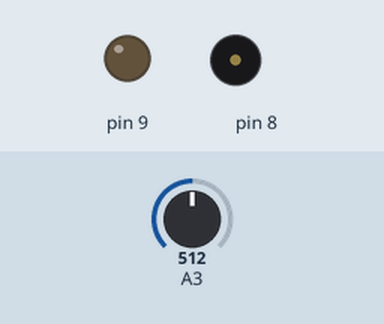
Recording of a sketch running on a simulated Arduino Uno, built with avr-gcc and run on an emulated ATmega328P. Shown: output pins drawn as LEDs (lit = HIGH), buzzer (waves = sounding). The test bench sets the inputs (shaded band); at power-on: A3 = 512. What the sketch prints to the serial monitor is not drawn.

Above: at 1.2 s.
1.3 s: A3 set to 210
3.0 s: A3 set to 191
At 3.4 s:
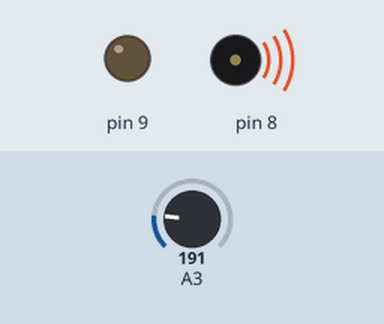
4.5 s: A3 set to 306
At 5.7 s:
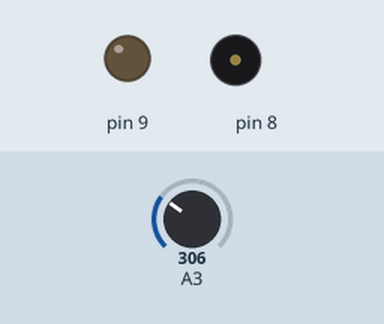
6.1 s: A3 set to 40
At 7.1 s:
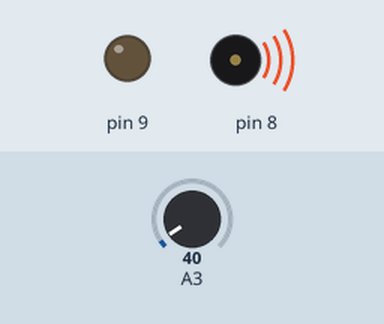
Timing chart, 0 to 8.6 s (numbered marks = the images above; inputs shaded):
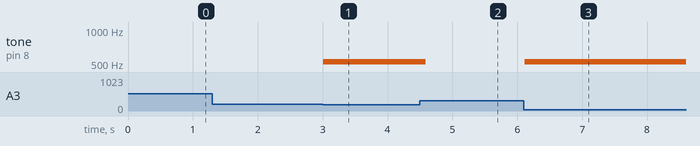

The sketch:

week10_5_arduino_serial_joystick_to_processing.ino
```cpp
//week10_5_arduino_serial_joystick_to_processing
//修改自week10_4_arduino_serial_monitor_joystick_Serial_println
//但不是使用 Serial.println() 要改用 Serial.write() 0-1023 vs. 0-255 差了4倍
void setup() {
  Serial.begin(9600);
  pinMode(2, INPUT_PULLUP);
  pinMode(9, OUTPUT);
}

void loop() {
  delay(30); //改成慢一點,才不會太粗糙 1000Hz / processing 每秒60次
  int now = analogRead(A3) / 4; //小心 要除以4 才能順利由Serial.write()送出
  Serial.write(now); //把0-255的數值送出去
  if(now > 200) tone(8, 784, 100);
  if(now < 50) tone(8, 523, 100);
}
```

Measured:
- the behaviour switches between 200 and 199 on A3 (found by bisection; images 0 and 1)
- after the input at 1.3 s, every drawn part: stays the same
- after the input at 3.0 s, tone on pin 8: silent → 523 Hz at once
- after the input at 4.5 s, tone on pin 8: 523 Hz → silent after 0.09 s
- after the input at 6.1 s, tone on pin 8: silent → 523 Hz at once
